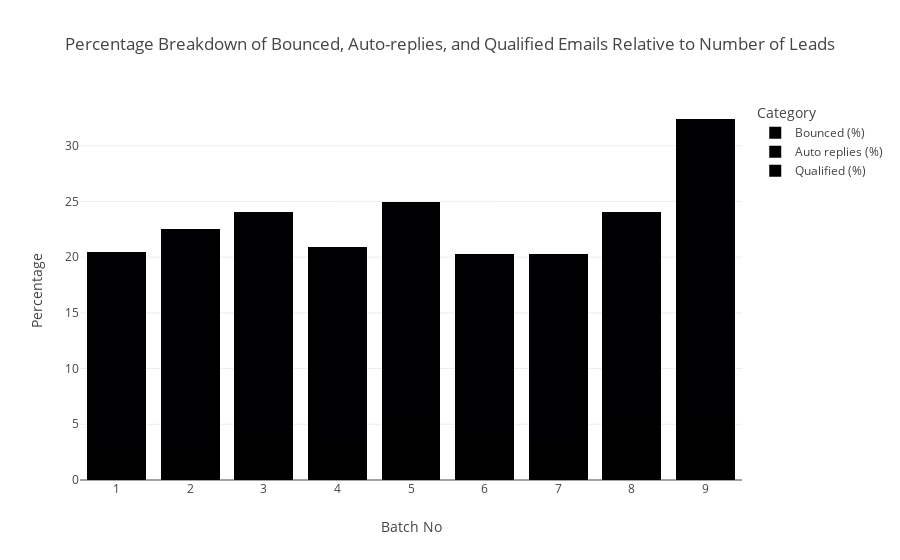

Notebook code cell kept with this figure:
### Code cell
import pandas as pd
import plotly.express as px


# Calculate percentages relative to the number of leads
result['Bounced (%)'] = (result['Emails Bounced'] / result['Leads']) * 100
result['Auto replies (%)'] = (result['Auto replies'] / result['Leads']) * 100
result['Qualified (%)'] = (result['Qualified emails'] / result['Leads']) * 100

# Melt the DataFrame to transform it into long format for plotting
result_melted = pd.melt(result, id_vars='Batch No', value_vars=['Bounced (%)', 'Auto replies (%)', 'Qualified (%)'],
                    var_name='Category', value_name='Percentage')

# Create a bar chart
fig = px.bar(result_melted, x='Batch No', y='Percentage', color='Category',
             title='Percentage Breakdown of Bounced, Auto-replies, and Qualified Emails Relative to Number of Leads',
             labels={'Percentage': 'Percentage', 'Batch No': 'Batch No', 'Category': 'Category'},
             barmode='stack')

# Show the plot
fig.show()

### Figure 1 — Plotly figure (JSON) as saved in the notebook; plotly's stock layout.template omitted (floating-point values rounded to 4 significant figures)
{"data": [{"alignmentgroup": "True", "hovertemplate": "Category=Bounced (%)<br>Batch No=%{x}<br>Percentage=%{y}<extra></extra>", "legendgroup": "Bounced (%)", "marker": {"color": "#000001", "pattern": {"shape": ""}}, "name": "Bounced (%)", "offsetgroup": "Bounced (%)", "orientation": "v", "showlegend": true, "textposition": "auto", "type": "bar", "x": [1, 2, 3, 4, 5, 6, 7, 8, 9, "Not from Cadence"], "xaxis": "x", "y": [2.594, 2.812, 3.75, 3.438, 5.802, 4.375, 3.125, 5.625, 5.634, null], "yaxis": "y"}, {"alignmentgroup": "True", "hovertemplate": "Category=Auto replies (%)<br>Batch No=%{x}<br>Percentage=%{y}<extra></extra>", "legendgroup": "Auto replies (%)", "marker": {"color": "#000002", "pattern": {"shape": ""}}, "name": "Auto replies (%)", "offsetgroup": "Auto replies (%)", "orientation": "v", "showlegend": true, "textposition": "auto", "type": "bar", "x": [1, 2, 3, 4, 5, 6, 7, 8, 9, "Not from Cadence"], "xaxis": "x", "y": [0.8646, 2.188, 1.25, 0.9375, 2.048, 2.5, 0.3125, 1.562, 4.225, null], "yaxis": "y"}, {"alignmentgroup": "True", "hovertemplate": "Category=Qualified (%)<br>Batch No=%{x}<br>Percentage=%{y}<extra></extra>", "legendgroup": "Qualified (%)", "marker": {"color": "#000003", "pattern": {"shape": ""}}, "name": "Qualified (%)", "offsetgroup": "Qualified (%)", "orientation": "v", "showlegend": true, "textposition": "auto", "type": "bar", "x": [1, 2, 3, 4, 5, 6, 7, 8, 9, "Not from Cadence"], "xaxis": "x", "y": [17.0, 17.5, 19.06, 16.56, 17.06, 13.44, 16.88, 16.88, 22.54, null], "yaxis": "y"}], "layout": {"barmode": "stack", "legend": {"title": {"text": "Category"}, "tracegroupgap": 0}, "title": {"text": "Percentage Breakdown of Bounced, Auto-replies, and Qualified Emails Relative to Number of Leads"}, "xaxis": {"anchor": "y", "domain": [0, 1], "title": {"text": "Batch No"}}, "yaxis": {"anchor": "x", "domain": [0, 1], "title": {"text": "Percentage"}}}}
